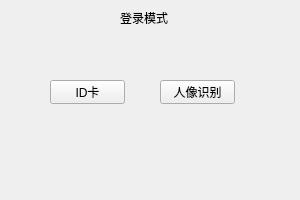
<?xml version="1.0" encoding="UTF-8"?>
<ui version="4.0">
 <class>newWindow</class>
 <widget class="QWidget" name="newWindow">
  <property name="geometry">
   <rect>
    <x>0</x>
    <y>0</y>
    <width>300</width>
    <height>200</height>
   </rect>
  </property>
  <property name="maximumSize">
   <size>
    <width>300</width>
    <height>200</height>
   </size>
  </property>
  <property name="windowTitle">
   <string>Form</string>
  </property>
  <widget class="QLabel" name="label">
   <property name="geometry">
    <rect>
     <x>120</x>
     <y>10</y>
     <width>53</width>
     <height>16</height>
    </rect>
   </property>
   <property name="text">
    <string>登录模式</string>
   </property>
  </widget>
  <widget class="QPushButton" name="ID_btn">
   <property name="geometry">
    <rect>
     <x>50</x>
     <y>80</y>
     <width>75</width>
     <height>24</height>
    </rect>
   </property>
   <property name="text">
    <string>ID卡</string>
   </property>
  </widget>
  <widget class="QPushButton" name="Face_btn">
   <property name="geometry">
    <rect>
     <x>160</x>
     <y>80</y>
     <width>75</width>
     <height>24</height>
    </rect>
   </property>
   <property name="text">
    <string>人像识别</string>
   </property>
  </widget>
 </widget>
 <resources/>
 <connections/>
</ui>
